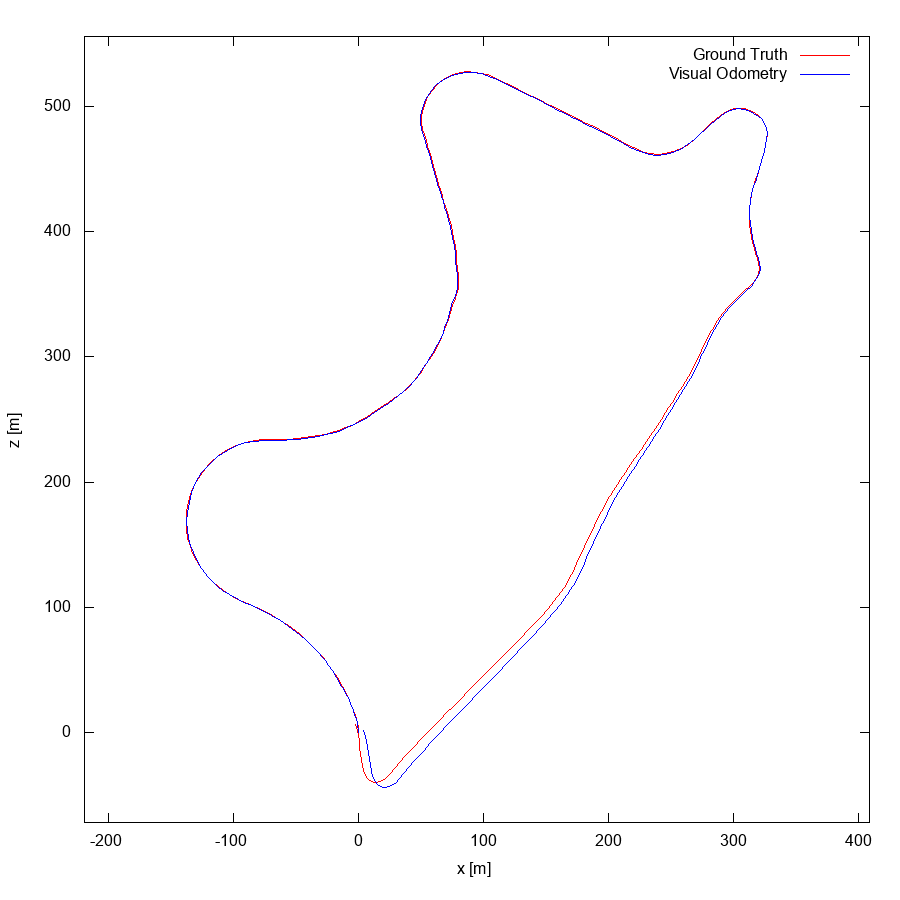

Here is the gnuplot script that generated this plot:
set term postscript eps enhanced color
set output "00.eps"
set size ratio -1
set xrange [-219:409]
set yrange [-72:556]
set xlabel "x [m]"
set ylabel "z [m]"
plot "00.txt" using 1:2 lc rgb "#FF0000" title 'Ground Truth' w lines,"00.txt" using 3:4 lc rgb "#0000FF" title 'Visual Odometry' w lines,"< head -1 00.txt" using 1:2 lc rgb "#000000" pt 4 ps 1 lw 2 title 'Sequence Start' w points
